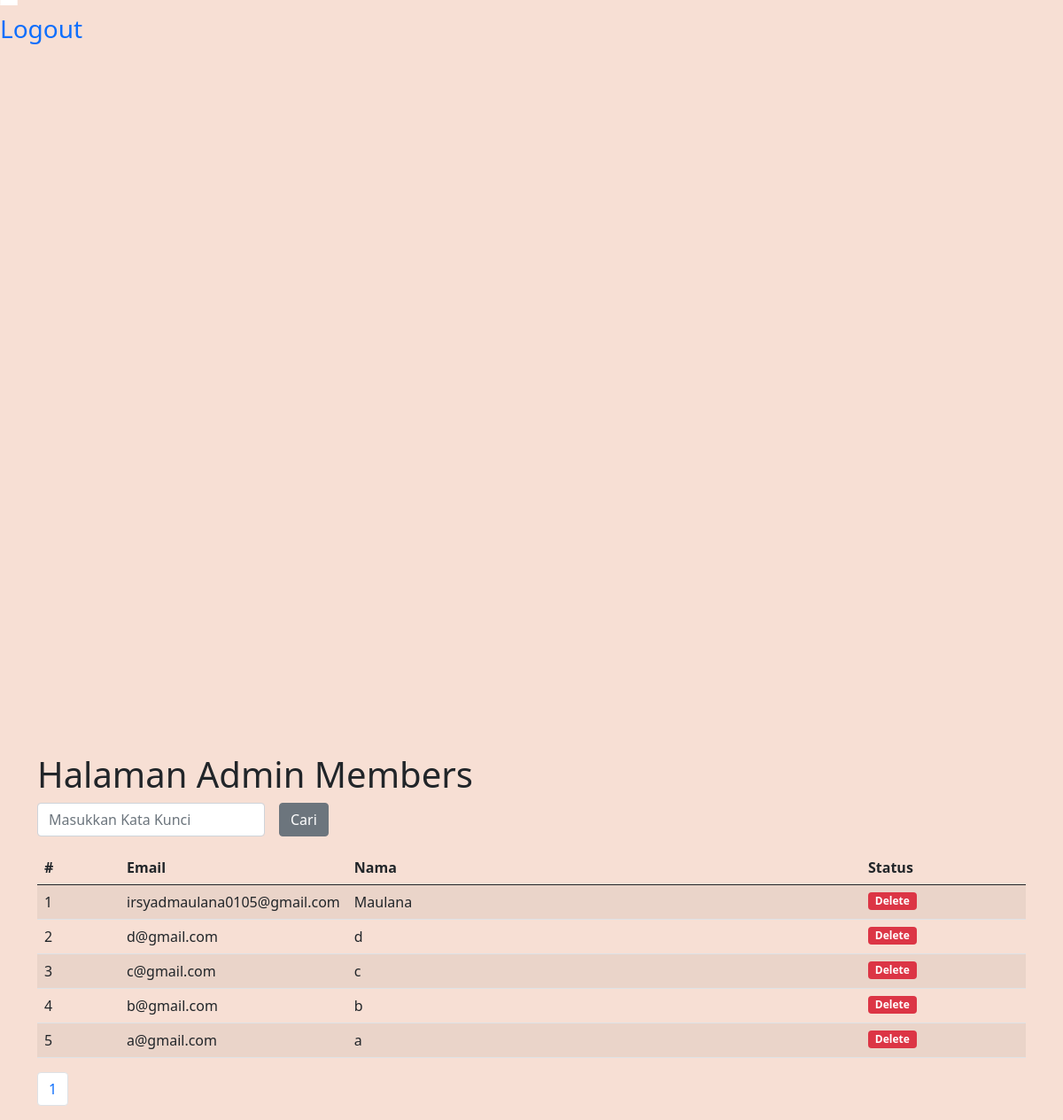
Page /admin/members.php (signed in) on the committed database.
### tables this page shows
CREATE TABLE `members` (
  `id` int(11) NOT NULL,
  `email` varchar(255) NOT NULL,
  `nama_lengkap` varchar(255) NOT NULL,
  `password` text NOT NULL,
  `status` text NOT NULL,
  `token_ganti_password` text DEFAULT NULL,
  `tgl_isi` timestamp NOT NULL DEFAULT current_timestamp(),
  `activation_code` varchar(100) DEFAULT NULL
);

### admin/members.php (the view, shortened to what this page needs)
<?php include("inc_sidebar.php") ?>
<body style='background-color:#F7DFD4'>
<?php
$katakunci = (isset($_GET['katakunci'])) ? $_GET['katakunci'] : "";
?>
<div class="container">
<h1>Halaman Admin Members</h1>
<form class="row g-3" method="get">
    <div class="col-auto">
        <input type="text" class="form-control" placeholder="Masukkan Kata Kunci" name="katakunci" value="<?php echo $katakunci ?>" />
    </div>
    <div class="col-auto">
        <input type="submit" name="cari" value="Cari" class="btn btn-secondary" />
    </div>
</form>
<table class="table table-striped">
    <thead>
        <tr>
            <th class="col-1">#</th>
            <th class="col-2">Email</th>
            <th>Nama</th>
            <th class="col-2">Status</th>
        </tr>
    </thead>
    <tbody>
        <?php
        $sqltambahan = "";
        $per_halaman = 5;
        $sql1   = "select * from members $sqltambahan";
        $page   = isset($_GET['page'])?(int)$_GET['page']:1;
        $mulai  = ($page > 1) ? ($page * $per_halaman) - $per_halaman : 0;
        $q1     = mysqli_query($koneksi,$sql1);
        $total  = mysqli_num_rows($q1);
        $pages  = ceil($total / $per_halaman);
        $nomor  = $mulai + 1;
        $sql1   = $sql1." order by id desc limit $mulai,$per_halaman";
        $q1     = mysqli_query($koneksi, $sql1);
        while ($r1 = mysqli_fetch_array($q1)) {
        ?>
            <tr>
                <td><?php echo $nomor++ ?></td>
                <td><?php echo $r1['email']?></td>
                <td><?php echo $r1['nama_lengkap'] ?></td>
                <td>
                    <a href="members.php?op=delete&id=<?php echo $r1['id'] ?>" onclick="return confirm('Apakah yakin mau hapus data bro?')">
                        <span class="badge bg-danger">Delete</span>
                    </a>
                </td>
            </tr>
        <?php
        }
        ?>
    </tbody>
</table>
<nav aria-label="Page navigation example">
    <ul class="pagination">
        <?php
        $cari = isset($_GET['cari'])? $_GET['cari'] : "";
        for($i=1; $i <= $pages; $i++){
            ?>
            <li class="page-item">
                <a class="page-link" href="members.php?katakunci=<?php echo $katakunci?>&cari=<?php echo $cari?>&page=<?php echo $i ?>"><?php echo $i ?></a>
            </li>
            <?php
        }
        ?>
    </ul>
</nav>
</div>

### rows in the picture
members: email "irsyadmaulana0105@gmail.com", nama_lengkap "Maulana"
members: email "d@gmail.com", nama_lengkap "d"
members: email "c@gmail.com", nama_lengkap "c"
members: email "b@gmail.com", nama_lengkap "b"
members: email "a@gmail.com", nama_lengkap "a"
